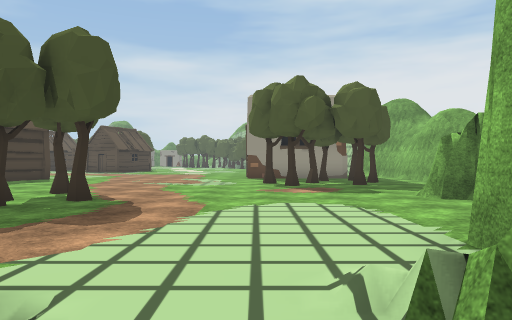
[1] (above)

24 first-person views from a walk through a scene from a Unity 3-D project. The camera is 1.4 m above the floor, looks level and sees 70° across. The floor is counted in squares, 2 m on a side. Each view is taken from the middle of a square. On the plan, view 1 faces up. The plan holds only what a view shows up to about 11 squares ahead; the rest is blank. The place goes on beyond the plan. The player is left out. Some animated figures are left out. Some surface patterns are stand-ins.

[2]
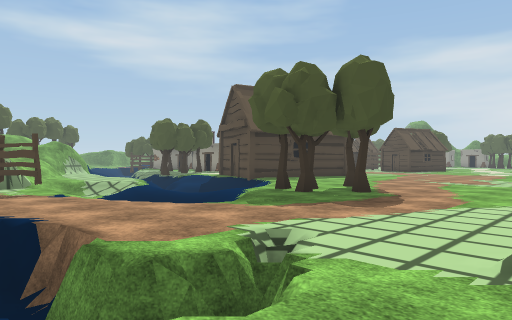

[3]
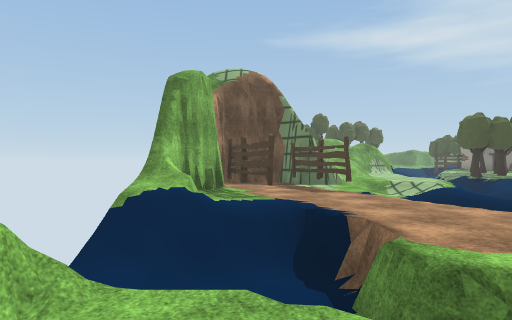

[4]
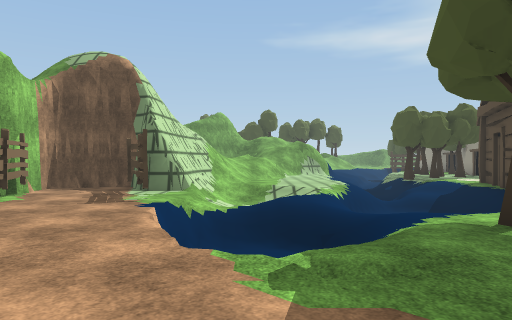

[5]
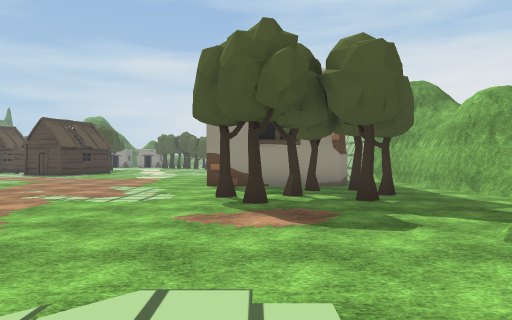

[6]
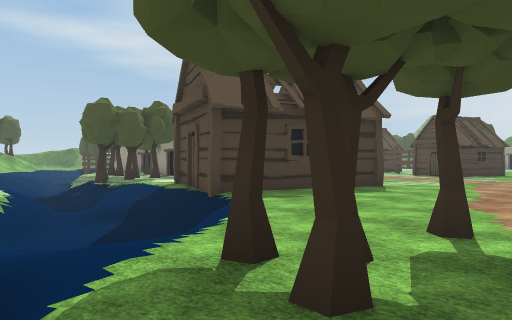

[7]
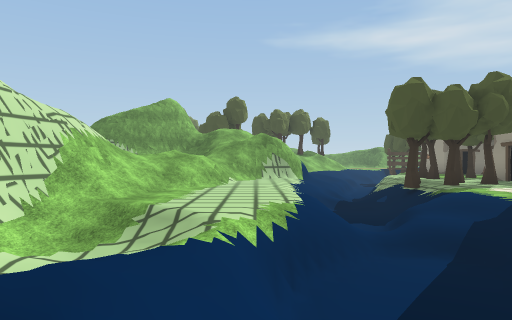

[8]
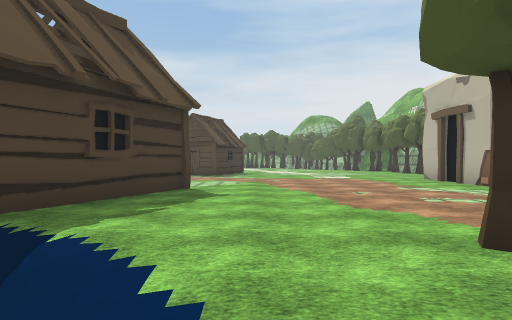

[9]
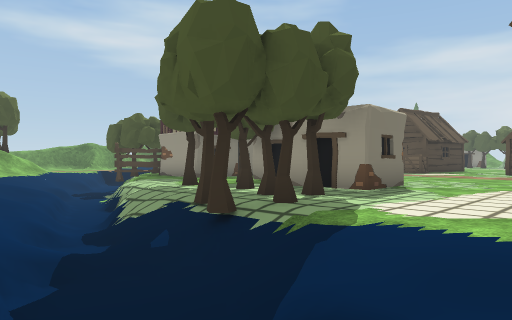

[10]
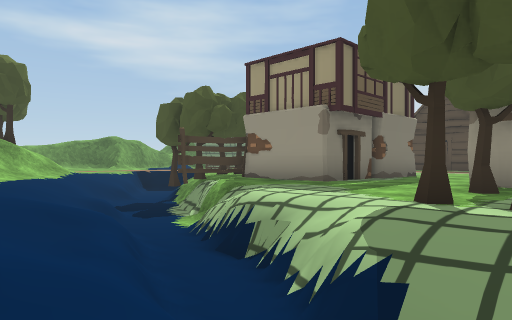

[11]
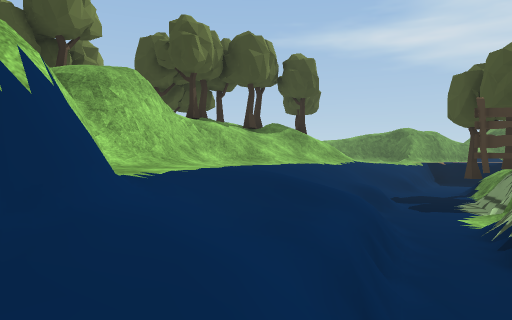

[12]
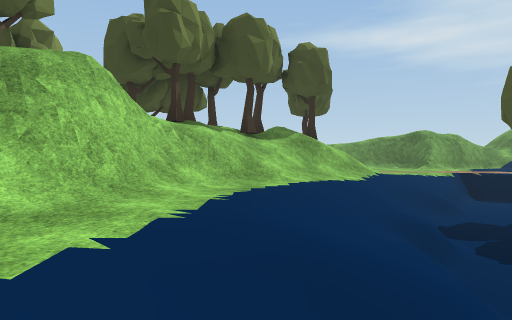

[13]
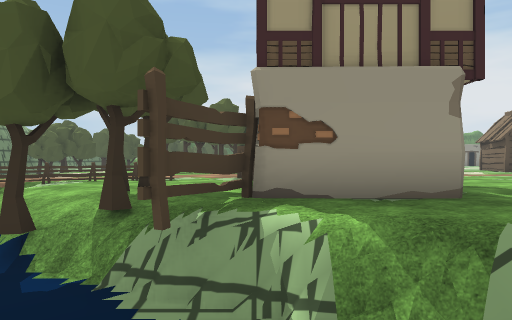

[14]
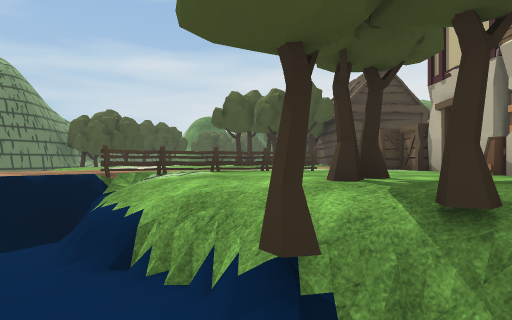

[15]
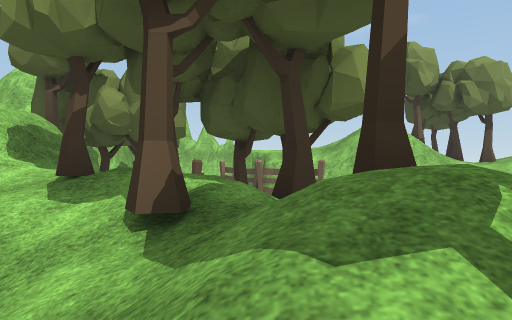

[16]
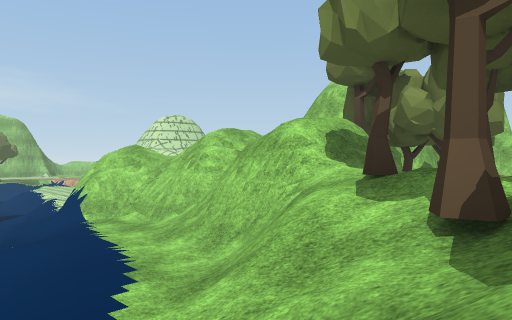

[17]
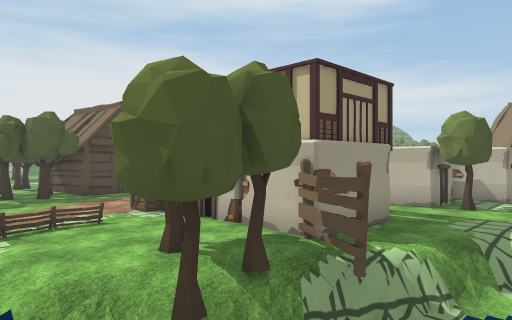

[18]
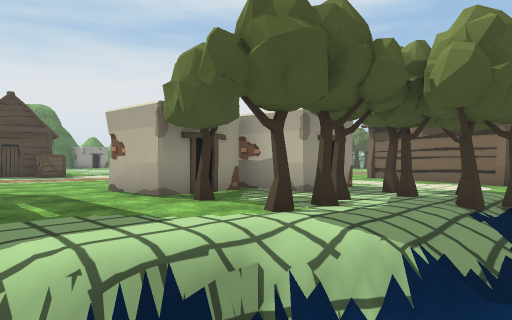

[19]
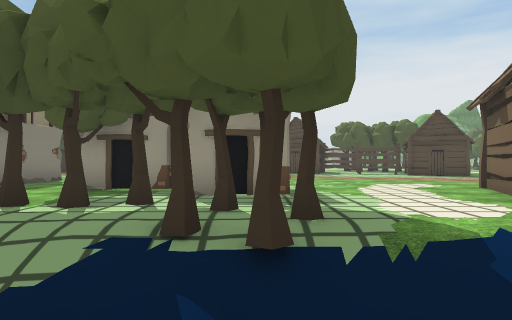

[20]
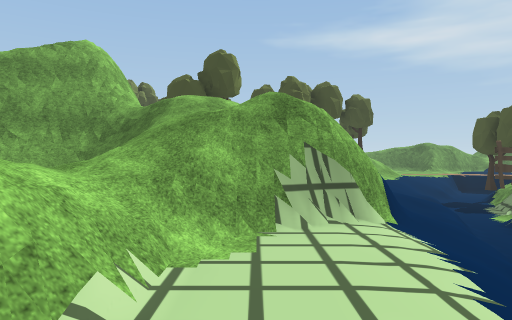

[21]
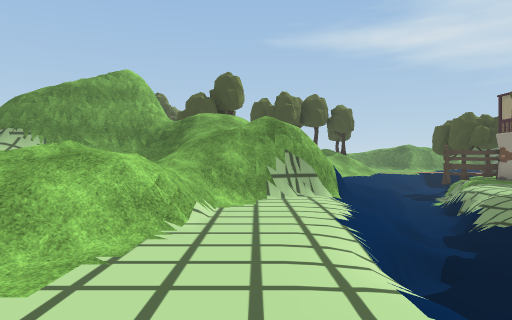

[22]
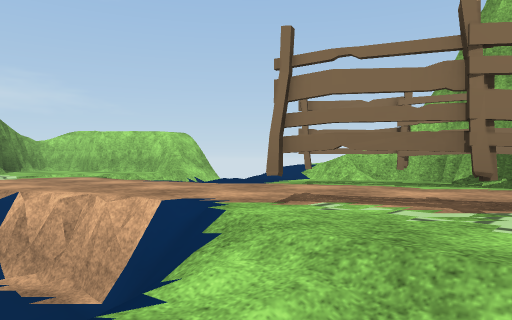

[23]
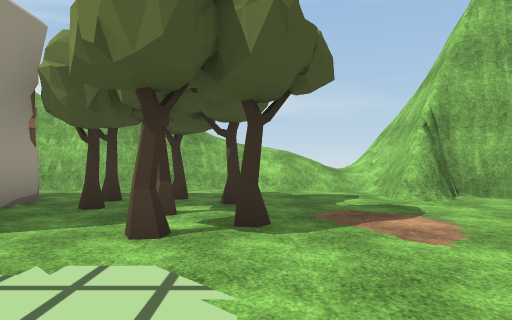

[24]
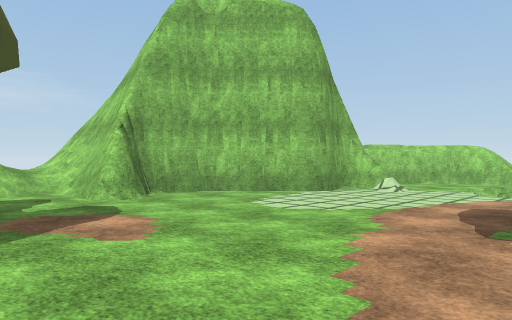

### Floor plan
Key: @ floor where view 1 was taken; # wall or solid block; . main floor; - floor 0.25 m lower than the main floor; : floor 0.75 m higher than the main floor; _ floor 1 m lower than the main floor; + floor 1.5 m higher than the main floor; < floor 1.5 m lower than the main floor; * floor 2 m higher than the main floor; % floor 2.25 m higher than the main floor; & floor 3.75 m higher than the main floor; / step, stairs or slope; = window, fence, low wall or low ledge; v drop or lower ground; T tree; F fence; C crate.
Columns run from 31 left of view 1 to 9 right of it. Each row starts with its distance up from view 1.
 23    ..
 22    ...
 21 .......
 20 .  ....   ....
 19 ......C   ....
 18 ...FF.C   ...  ...
 17 .FF...###....  .......   ..
 16 ./....###...   ....... ........#
 15 =v-.T.###...#  ......  ........#    .#/
 14 =<=//.###...####....#  ........####..#/
 13 //<TTFF.....T.##....#  #.............#/
 12 ///<<<=/............# ##.........TT..#/
 11  ////<<<//..TT.T...## #........T.T.T.#/
 10 +//////<<=////T.T..####.........T.T..//
  9 %//////////<///T//////#..............//
  8 T/+////.////////<///////...T.........//
  7  TT/=//../##////<<</<<<//..........###/==
  6  T*T###/####////==//=<<  .TTT......######
  5  T: =&==#///#......./==///./.......#
  4   FTT##=///////=....////////......##
  3    TTT  //////////../_///  /.....##
  2       ####     ///=/////=v#......#
  1         ##      //=####FF.....=.###
  0  F       #/       /###F....=/==@..#
 -1  vF      #/          #.FFF./< v..##
 -2          #/          ##F#=/// =###
 -3                       ###/////##

Positions as (right, up) in squares from view 1, and headings:
1: (0, 0), facing up
2: (1, -1), facing up-left
3: (1, -1), facing left
4: (-1, 3), facing left
5: (1, 4), facing up
6: (-3, 4), facing up-left
7: (-6, 5), facing left
8: (-6, 5), facing up
9: (-12, 6), facing up-left
10: (-18, 7), facing up-left
11: (-19, 8), facing left
12: (-21, 8), facing left
13: (-25, 9), facing up
14: (-28, 11), facing up
15: (-30, 10), facing down
16: (-30, 10), facing down-right
17: (-30, 10), facing up-right
18: (-23, 8), facing up-right
19: (-16, 6), facing up
20: (-15, 5), facing left
21: (-12, 5), facing left
22: (-9, 3), facing down-right
23: (-3, 10), facing right
24: (-3, 10), facing down-right
